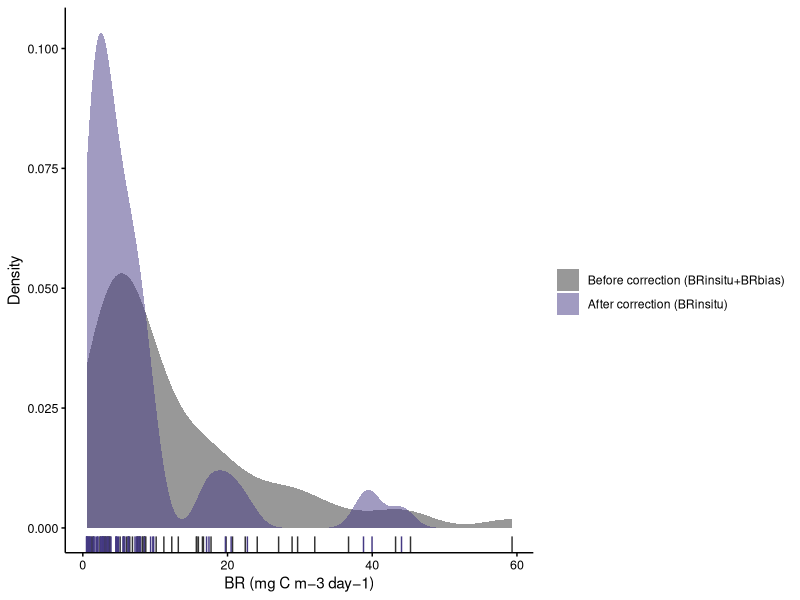
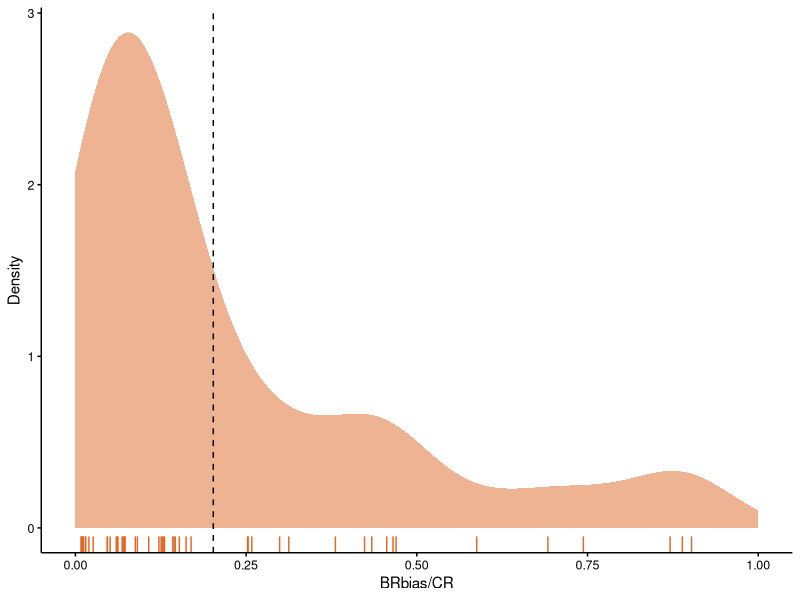

These figures' R source, in order:
#### Density distribution of bacterial respiration biases and its impact on the community respiration measurements

library(reshape2)
library(ggplot2)
library(ggpubr)


# Density distribution of BR before and after correction of bottle-based measurements (Fig. 3a)
dat <- read.csv('../output/corrected_BR.csv')

BR <- dat[c('No', 'BR_total', 'BR_insitu')]
BR <- melt(BR, id = 'No')
BR$variable <- factor(BR$variable, levels = c('BR_total', 'BR_insitu'), labels = c('Before correction (BRinsitu+BRbias)', 'After correction (BRinsitu)'))

p_BR <- ggplot(BR, aes(x = value)) +
geom_density(aes(fill = variable), position = position_dodge(width = 0), bins = 10, alpha = 0.5, color = NA) +
geom_rug(aes(color = variable), show.legend = FALSE) +
scale_fill_manual(values = c('#323232', '#443983')) +
scale_color_manual(values = c('#323232', '#443983')) +
theme(panel.grid = element_blank(), 
	panel.background = element_blank(),
	axis.line = element_line(color = 'black', size = 0.5), 
	axis.ticks = element_line(color = 'black', size = 0.5), 
	axis.text = element_text(color = 'black', size = 9)) +
labs(x = 'BR (mg C m−3 day−1)', y = 'Density', fill = '')

p_BR


# Density distribution of BRbias/CR (Fig. 3b)
p_BRbias_CR <- ggplot(dat, aes(x = BRbias_CR)) +
geom_density(bins = 10, fill = '#DE6826', alpha = 0.5, color = NA) +
geom_rug(color = '#DE6826') +
theme(panel.grid = element_blank(), 
	panel.background = element_blank(),
	axis.line = element_line(color = 'black', size = 0.5), 
	axis.ticks = element_line(color = 'black', size = 0.5), 
	axis.text = element_text(color = 'black', size = 9)) +
scale_x_continuous(limits = c(0, 1)) +
geom_vline(xintercept = mean(dat$BRbias_CR, na.rm = TRUE), linetype = 2) +
labs(x = 'BRbias/CR', y = 'Density')

p_BRbias_CR

